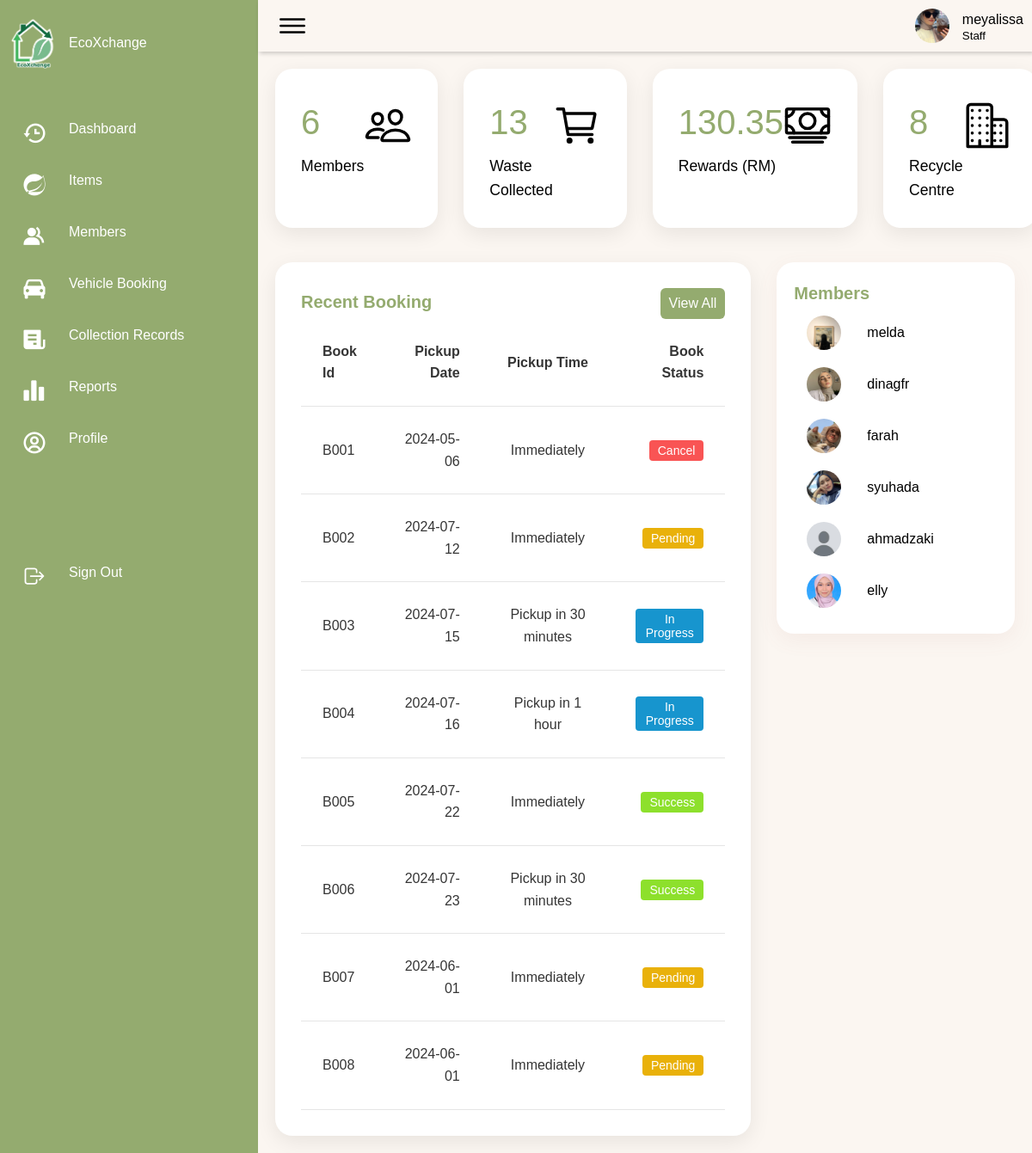
Page /EcoXchange/pages/dashboard-1.php (signed in) on the earlier database version.
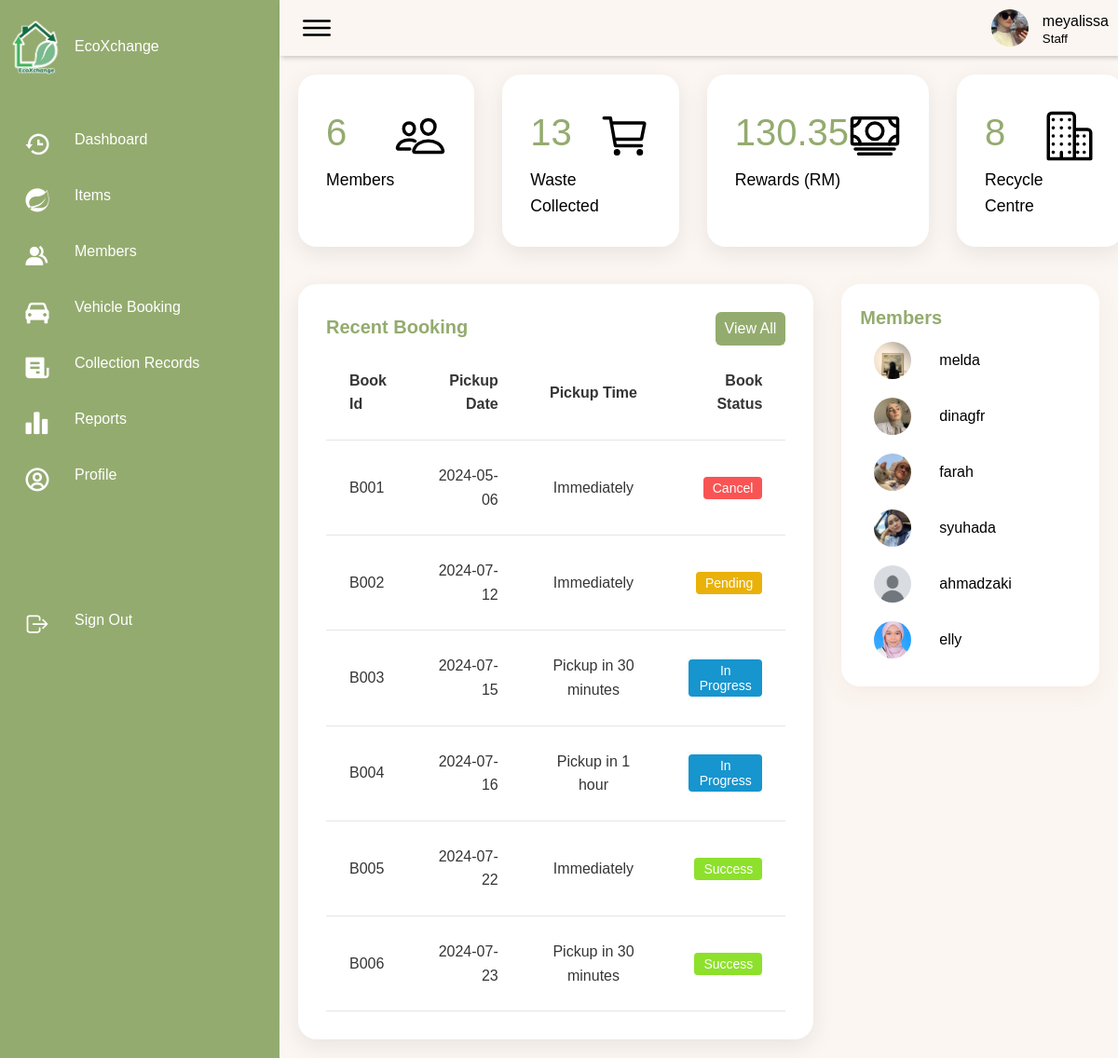
Same page on the later database version.
### tables this page shows
CREATE TABLE `booking` (
  `book_ID` varchar(10) NOT NULL,
  `vehicle_type` varchar(12) NOT NULL,
  `pickup_date` date NOT NULL,
  `pickup_time` varchar(30) NOT NULL,
  `deposit_receipt` varchar(255) NOT NULL,
  `deposit_status` varchar(15) NOT NULL,
  `book_status` varchar(15) NOT NULL,
  `address_ID` varchar(10) NOT NULL,
  `cust_ID` varchar(10) NOT NULL
);

CREATE TABLE `customer` (
  `cust_ID` varchar(10) NOT NULL,
  `cust_username` varchar(20) NOT NULL,
  `cust_password` varchar(128) NOT NULL,
  `cust_first_name` varchar(30) DEFAULT NULL,
  `cust_last_name` varchar(30) DEFAULT NULL,
  `cust_contact_no` varchar(12) DEFAULT NULL,
  `cust_email` varchar(30) NOT NULL,
  `cust_pict` varchar(255) NOT NULL,
  `bank_id` varchar(10) DEFAULT NULL
);

### EcoXchange/pages/dashboard-1.php (the view, shortened to what the changed rows need)
<!DOCTYPE html>
<html lang="en">
<head>
    <link href="https://unpkg.com/boxicons@2.0.7/css/boxicons.min.css" rel="stylesheet" />
    <link rel="stylesheet" href="../style/dashboard-1.css">
    <link rel="stylesheet" href="../style/alert.css">
</head>
<body>
    <div class="container">
        <div class="main">
            <div class="details">
                <div class="recentOrders">
                    <div class="cardHeader">
                        <h2>Recent Booking</h2>
                    </div>
                    <?php
                        include("../includes/dbconn.php");
                        $sql = "SELECT * FROM booking";
                        $query = mysqli_query($dbconn, $sql);
                        $num_rows = mysqli_num_rows($query);
                        if($num_rows == 0){
                            echo "No item found";
                        } else {
                            echo '<table class="table">';
                            echo "<thead>";
                            echo"<tr>";
                            echo"<td>Book Id</td>";
                            echo"<td>Pickup Date</td>";
                            echo"<td>Pickup Time</td>";
                            echo"<td>Book Status</td>";
                            echo"</tr>";
                            echo "</thead>";
                            while($row = mysqli_fetch_array($query)){
                                echo "<tbody>";
                                echo"<tr>";
                                echo"<td>".$row["book_ID"]."</td>";
                                echo"<td>".$row["pickup_date"]."</td>";
                                echo"<td>".$row["pickup_time"]."</td>";
                                echo"<td> <button id=btnstat class='";
                                    if($row["book_status"] == 'success') {
                                        echo "success";
                                    } elseif ($row["book_status"] == 'pending'){
                                        echo "pending";
                                    } elseif ($row["book_status"] == 'inProgress'){
                                        echo "inProgress";
                                    } else {
                                        echo "cancel";
                                    }
                                    echo "'>";
                                    if($row["book_status"] == 'success') {
                                        echo 'Success';
                                    } elseif ($row["book_status"] == 'pending'){
                                        echo 'Pending';
                                    } elseif ($row["book_status"] == 'inProgress'){
                                        echo 'In Progress';
                                    } else {
                                        echo 'Cancel';
                                    }
                                    echo "</button></td>";
                                echo"</tr>";
                                echo "</tbody>";
                            }
                            echo '</table>';
                        }
                    ?>
                </div>
                <div >
                <div class="recentCustomers">
                    <div class="cardHeader">
                        <h2>Members</h2>
                    </div>
                    <table>
                    <?php
                    include("../includes/dbconn.php");
                    $sql = "SELECT * FROM customer";
                    $query = mysqli_query($dbconn, $sql);
                    $num_rows = mysqli_num_rows($query);
                    if ($num_rows > 0) {
                        while ($row = mysqli_fetch_array($query)) {
                            echo '<tr>';
                            echo '<td width="30px">';
                            echo '<div class="imgBx"><img src="' . $row["cust_pict"] . '" alt=""></div>';
                            echo '</td>';
                            echo '<td>';
                            echo '<h4>' . $row["cust_username"] . '</h4>';
                            echo '</td>';
                            echo '</tr>';
                        }
                    } else {
                        echo '<tr><td colspan="2">No members found</td></tr>';
                    }
                    ?>
                    </table>
                </div>
                </div >
            </div>
</body>
</html>

Differences in the rows shown:
removed booking: book_ID "B007", pickup_date "2024-06-01", pickup_time "Immediately", book_status "Pending"
removed booking: book_ID "B008", pickup_date "2024-06-01", pickup_time "Immediately", book_status "Pending"
